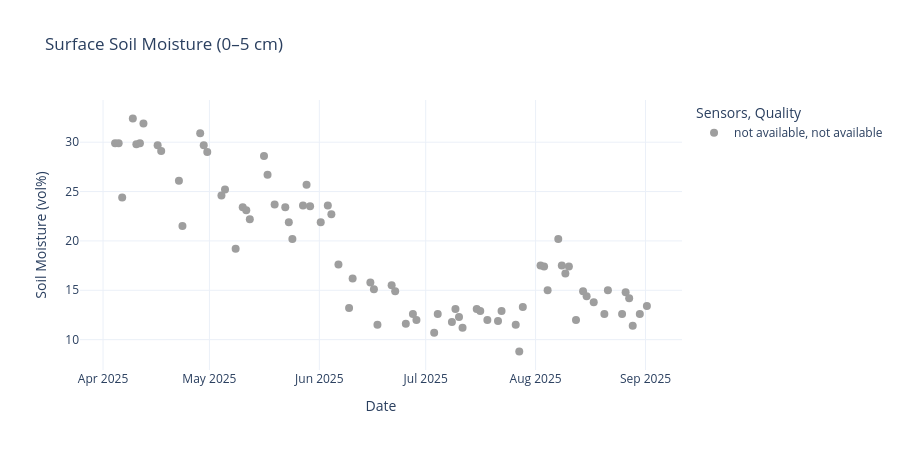

This figure's notebook cell:
### Markdown cell above
## Interactive time series

Each dot represents one satellite acquisition. Colour indicates the sensors that
contributed at this point; **hollow** markers are acquisitions flagged as `poor` quality
(dense vegetation, NDVI ≥ 0.75). Hover over any point to see the exact date, soil moisture
value, sensors and quality.

### Code cell
SENSOR_COLORS = {
    'Sentinel-2':            '#4CAF50',
    'Sentinel-1 ascending':  '#2196F3',
    'Sentinel-1 descending': '#7B1FA2',
    'Landsat-8/9':           '#FF9800',
    'not available':         '#9E9E9E',
}
QUALITY_SYMBOLS = {'good': 'circle', 'poor': 'circle-open', 'unknown': 'x', 'not available': 'circle'}

fig = px.scatter(
    df.reset_index(),
    x='datetime',
    y='soil_moisture',
    color='sensors',
    color_discrete_map=SENSOR_COLORS,  # sensor combinations get the default palette
    symbol='quality',
    symbol_map=QUALITY_SYMBOLS,
    title='Surface Soil Moisture (0–5 cm)',
    labels={
        'soil_moisture': 'Soil Moisture (vol%)',
        'datetime': 'Date',
        'sensors': 'Sensors',
        'quality': 'Quality',
    },
)
fig.update_traces(marker_size=8)
fig.update_layout(height=450, template='plotly_white', hovermode='x unified')
fig.show()

### Figure 1 — Plotly figure (JSON) as saved in the notebook; plotly's stock layout.template omitted (floating-point values rounded to 4 significant figures)
{"data": [{"hovertemplate": "Sensors=not available<br>Quality=not available<br>Date=%{x}<br>Soil Moisture (vol%)=%{y}<extra></extra>", "legendgroup": "not available, not available", "marker": {"color": "#9E9E9E", "size": 8, "symbol": "circle"}, "mode": "markers", "name": "not available, not available", "orientation": "v", "showlegend": true, "type": "scatter", "x": ["2025-04-04T09:30:00", "2025-04-05T09:30:00", "2025-04-06T09:30:00", "2025-04-09T09:30:00", "2025-04-10T09:30:00", "2025-04-11T09:30:00", "2025-04-12T09:30:00", "2025-04-16T09:30:00", "2025-04-17T09:30:00", "2025-04-22T09:30:00", "2025-04-23T09:30:00", "2025-04-28T09:30:00", "2025-04-29T09:30:00", "2025-04-30T09:30:00", "2025-05-04T09:30:00", "2025-05-05T09:30:00", "2025-05-08T09:30:00", "2025-05-10T09:30:00", "2025-05-11T09:30:00", "2025-05-12T09:30:00", "2025-05-16T09:30:00", "2025-05-17T09:30:00", "2025-05-19T09:30:00", "2025-05-22T09:30:00", "2025-05-23T09:30:00", "2025-05-24T09:30:00", "2025-05-27T09:30:00", "2025-05-28T09:30:00", "2025-05-29T09:30:00", "2025-06-01T09:30:00", "2025-06-03T09:30:00", "2025-06-04T09:30:00", "2025-06-06T09:30:00", "2025-06-09T09:30:00", "2025-06-10T09:30:00", "2025-06-15T09:30:00", "2025-06-16T09:30:00", "2025-06-17T09:30:00", "2025-06-21T09:30:00", "2025-06-22T09:30:00", "2025-06-25T09:30:00", "2025-06-27T09:30:00", "2025-06-28T09:30:00", "2025-07-03T09:30:00", "2025-07-04T09:30:00", "2025-07-08T09:30:00", "2025-07-09T09:30:00", "2025-07-10T09:30:00", "2025-07-11T09:30:00", "2025-07-15T09:30:00", "2025-07-16T09:30:00", "2025-07-18T09:30:00", "2025-07-21T09:30:00", "2025-07-22T09:30:00", "2025-07-26T09:30:00", "2025-07-27T09:30:00", "2025-07-28T09:30:00", "2025-08-02T09:30:00", "2025-08-03T09:30:00", "2025-08-04T09:30:00", "2025-08-07T09:30:00", "2025-08-08T09:30:00", "2025-08-09T09:30:00", "2025-08-10T09:30:00", "2025-08-12T09:30:00", "2025-08-14T09:30:00", "2025-08-15T09:30:00", "2025-08-17T09:30:00", "2025-08-20T09:30:00", "2025-08-21T09:30:00", "2025-08-25T09:30:00", "2025-08-26T09:30:00", "2025-08-27T09:30:00", "2025-08-28T09:30:00", "2025-08-30T09:30:00", "2025-09-01T09:30:00"], "xaxis": "x", "y": [29.9, 29.9, 24.4, 32.4, 29.8, 29.9, 31.9, 29.7, 29.1, 26.1, 21.5, 30.9, 29.7, 29.0, 24.6, 25.2, 19.2, 23.4, 23.1, 22.2, 28.6, 26.7, 23.7, 23.4, 21.9, 20.2, 23.6, 25.7, 23.5, 21.9, 23.6, 22.7, 17.6, 13.2, 16.2, 15.8, 15.1, 11.5, 15.5, 14.9, 11.6, 12.6, 12.0, 10.7, 12.6, 11.8, 13.1, 12.3, 11.2, 13.1, 12.9, 12.0, 11.9, 12.9, 11.5, 8.8, 13.3, 17.5, 17.4, 15.0, 20.2, 17.5, 16.7, 17.4, 12.0, 14.9, 14.4, 13.8, 12.6, 15.0, 12.6, 14.8, 14.2, 11.4, 12.6, 13.4], "yaxis": "y"}], "layout": {"height": 450, "hovermode": "x unified", "legend": {"title": {"text": "Sensors, Quality"}, "tracegroupgap": 0}, "title": {"text": "Surface Soil Moisture (0–5 cm)"}, "xaxis": {"anchor": "y", "domain": [0, 1], "title": {"text": "Date"}}, "yaxis": {"anchor": "x", "domain": [0, 1], "title": {"text": "Soil Moisture (vol%)"}}}}
